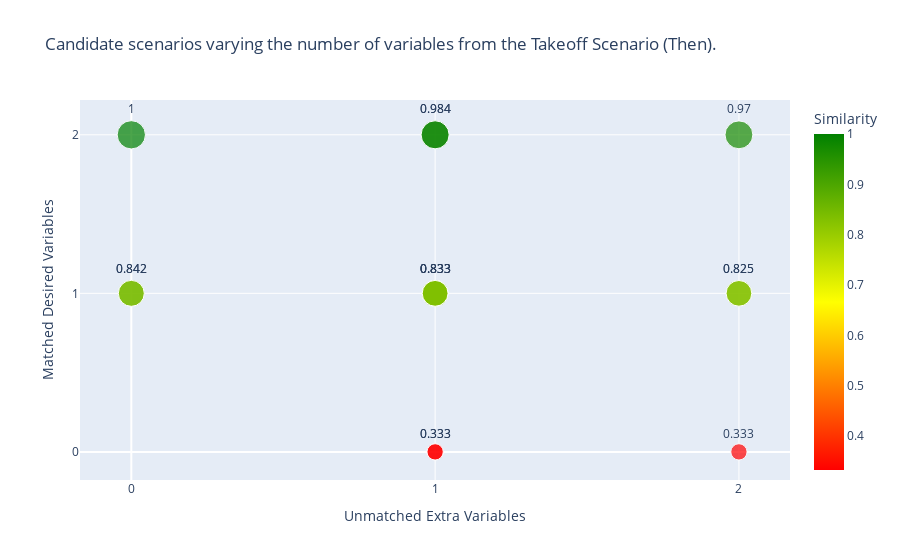

Here is the notebook cell this chart was saved with:
### Code cell
import plotly.express as px

# Criando o scatter plot
fig = px.scatter(
    df,
    x='Count_Extra_Var_Then',
    y='Count_Main_Var_Then',
    size='Scenario Similarity',
    color='Scenario Similarity',
    title='Candidate scenarios varying the number of variables from the Takeoff Scenario (Then).',
    labels={
        'Count_Main_Var_Then': 'Matched Desired Variables',  # Novo título do eixo Y
        'Count_Extra_Var_Then': 'Unmatched Extra Variables',  # Novo título do eixo X
        'Scenario Similarity': 'Similarity'
    },
    hover_data=['Count_Extra_Var_Then'],
    text='Scenario Similarity',  # Adiciona o valor da similaridade como texto na bolinha
    color_continuous_scale=['red', 'yellow', 'green']
)

# Ajusta a posição do texto
fig.update_traces(textposition='top center')

# Ajusta os eixos para exibir apenas valores existentes
fig.update_xaxes(
    tickmode='array',
    tickvals=df['Count_Extra_Var_Then'].unique()  # Define os valores únicos do eixo X
)
fig.update_yaxes(
    tickmode='array',
    tickvals=df['Count_Main_Var_Then'].unique()  # Define os valores únicos do eixo Y
)

# Exibindo o gráfico
fig.show()

### Figure 1 — Plotly figure (JSON) as saved in the notebook; plotly's stock layout.template omitted (floating-point values rounded to 4 significant figures)
{"data": [{"hovertemplate": "Unmatched Extra Variables=%{x}<br>Matched Desired Variables=%{y}<br>Similarity=%{marker.color}<extra></extra>", "legendgroup": "", "marker": {"color": [1, 0.984, 0.984, 0.97, 0.842, 0.842, 0.833, 0.833, 0.833, 0.833, 0.825, 0.825, 0.333, 0.333, 0.333], "coloraxis": "coloraxis", "size": [1, 0.984, 0.984, 0.97, 0.842, 0.842, 0.833, 0.833, 0.833, 0.833, 0.825, 0.825, 0.333, 0.333, 0.333], "sizemode": "area", "sizeref": 0.0025, "symbol": "circle"}, "mode": "markers+text", "name": "", "orientation": "v", "showlegend": false, "text": [1, 0.984, 0.984, 0.97, 0.842, 0.842, 0.833, 0.833, 0.833, 0.833, 0.825, 0.825, 0.333, 0.333, 0.333], "textposition": "top center", "type": "scatter", "x": [0, 1, 1, 2, 0, 0, 1, 1, 1, 1, 2, 2, 1, 1, 2], "xaxis": "x", "y": [2, 2, 2, 2, 1, 1, 1, 1, 1, 1, 1, 1, 0, 0, 0], "yaxis": "y"}], "layout": {"coloraxis": {"colorbar": {"title": {"text": "Similarity"}}, "colorscale": [[0, "red"], [0.5, "yellow"], [1, "green"]]}, "legend": {"itemsizing": "constant", "tracegroupgap": 0}, "title": {"text": "Candidate scenarios varying the number of variables from the Takeoff Scenario (Then)."}, "xaxis": {"anchor": "y", "domain": [0, 1], "tickmode": "array", "tickvals": [0, 1, 2], "title": {"text": "Unmatched Extra Variables"}}, "yaxis": {"anchor": "x", "domain": [0, 1], "tickmode": "array", "tickvals": [2, 1, 0], "title": {"text": "Matched Desired Variables"}}}}
